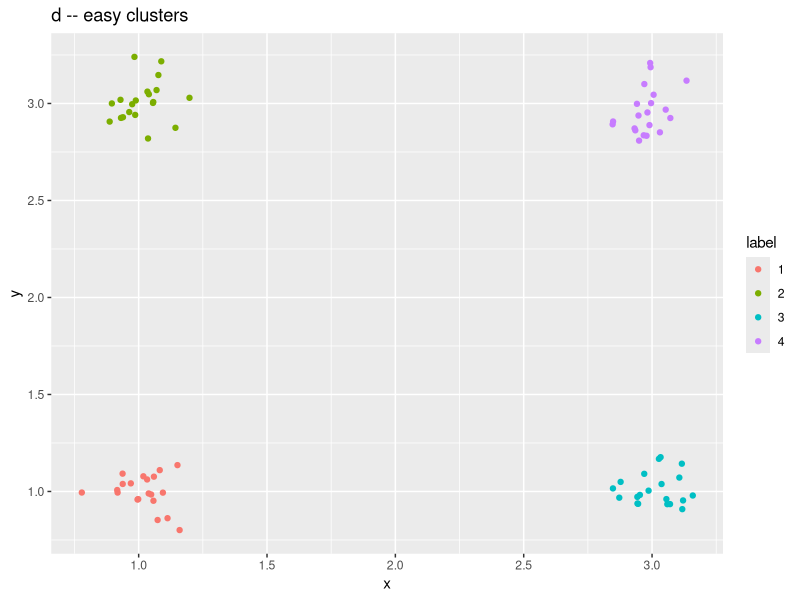
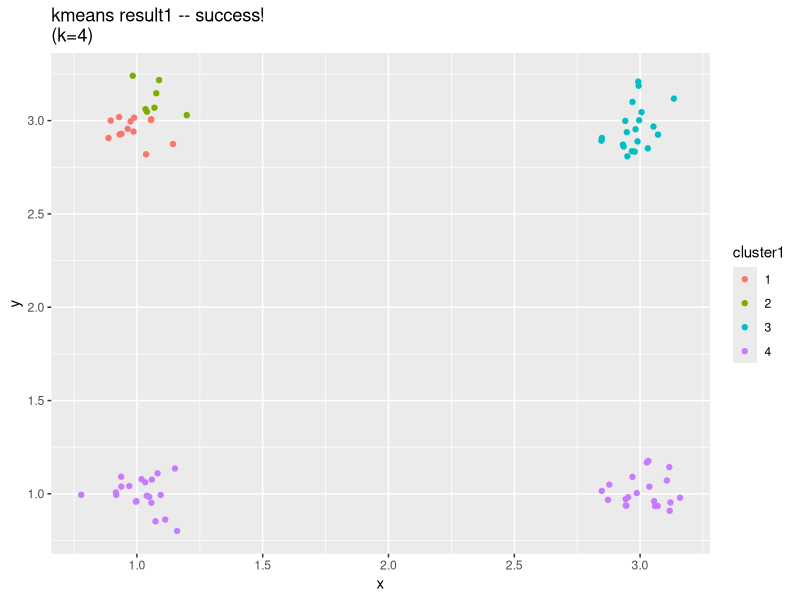
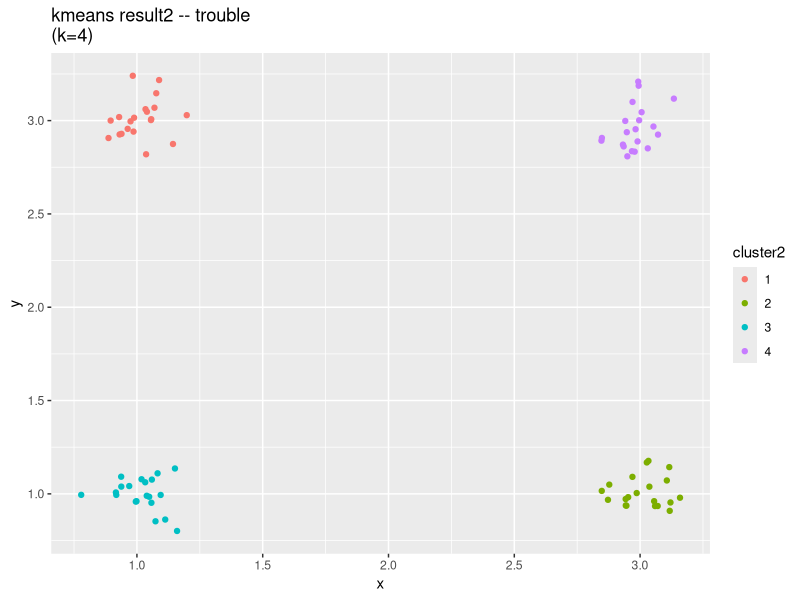
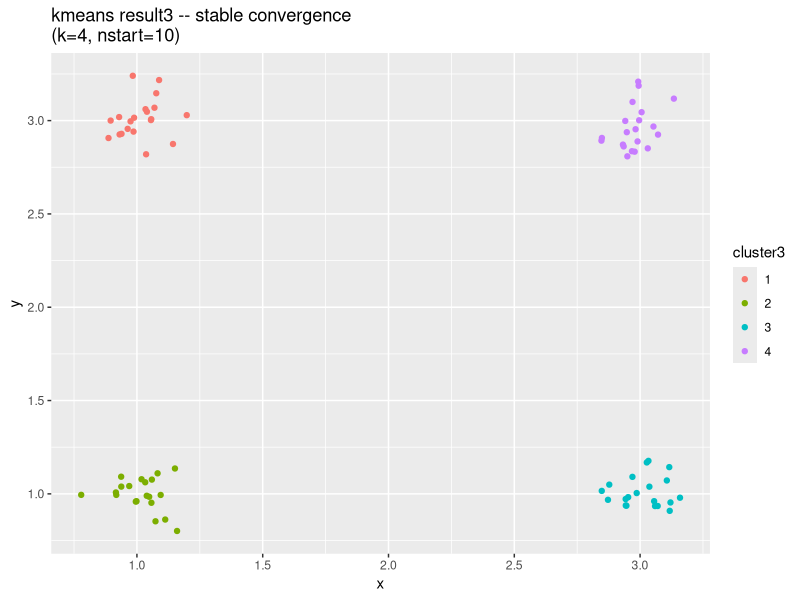
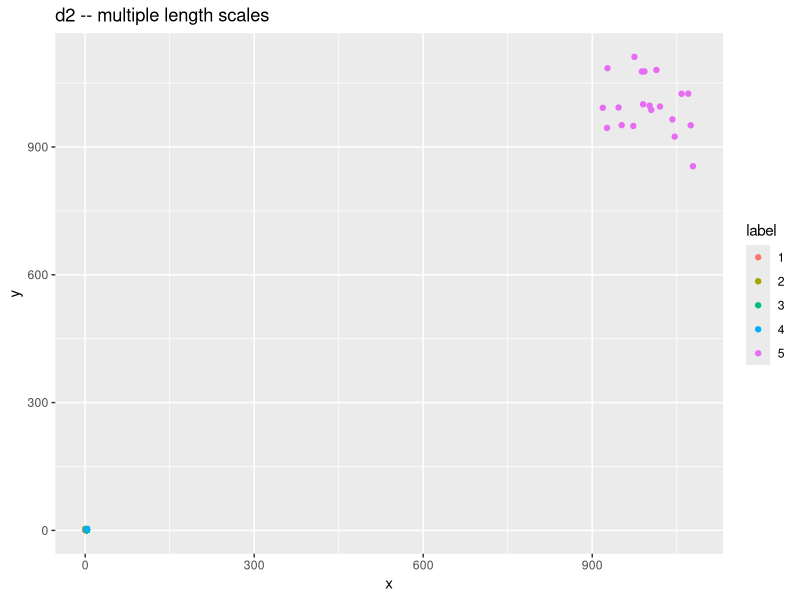
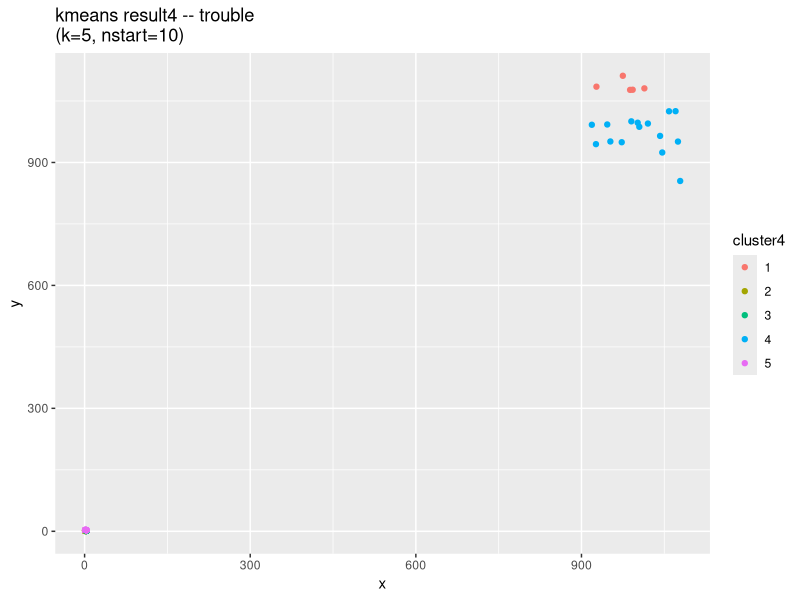
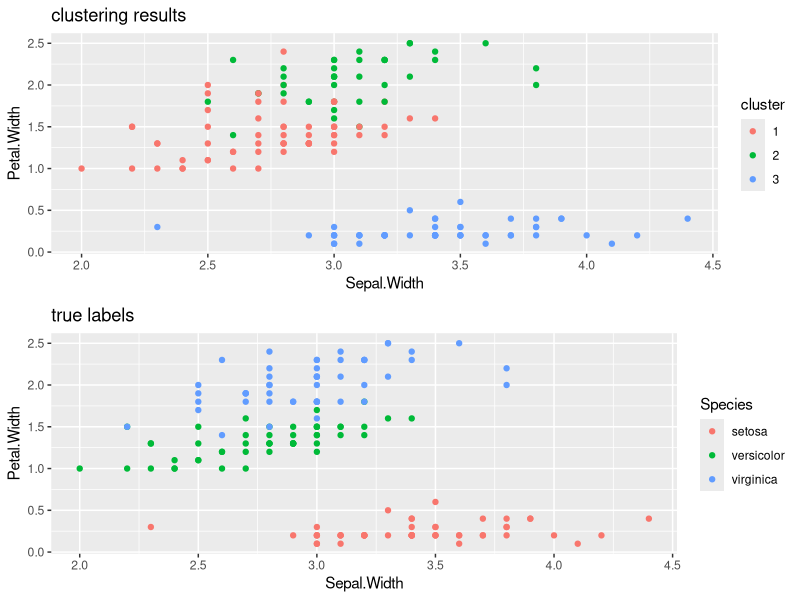

Here is the R script that generated these plots, in order:
library(stats)
set.seed(1)

# for our first example, let's create some synthetic easy-to-cluster data
d <- data.frame()
d <- rbind(d, data.frame(x=1 + rnorm(20, 0, 0.1), y=1 + rnorm(20, 0, 0.1), label=as.factor(rep(1, each=20))))
d <- rbind(d, data.frame(x=1 + rnorm(20, 0, 0.1), y=3 + rnorm(20, 0, 0.1), label=as.factor(rep(2, each=20))))
d <- rbind(d, data.frame(x=3 + rnorm(20, 0, 0.1), y=1 + rnorm(20, 0, 0.1), label=as.factor(rep(3, each=20))))
d <- rbind(d, data.frame(x=3 + rnorm(20, 0, 0.1), y=3 + rnorm(20, 0, 0.1), label=as.factor(rep(4, each=20))))

library(ggplot2)
# have a look...this looks easy enough
ggplot(d, aes(x=x, y=y)) + geom_point(aes(colour=label)) + ggtitle('d -- easy clusters')

# perform clustering
result1 <- kmeans(d[,1:2], 4) # 4- no of clusters
## e.g. if we don't know the no of clusters then we we'll try to find SSE and SC
## and pick up the lower error no figures and corresponding K, need to find out how to do this

# here are the results...note the algorithm found clusters whose means are close to the true means of our synthetic clusters
result1

# plot results...we are looking good
d$cluster1 <- as.factor(result1$cluster)
ggplot(d, aes(x=x, y=y)) + geom_point(aes(colour=cluster1)) + ggtitle('kmeans result1 -- success!\n(k=4)')

# suppose we repeat these steps...what do you expect to happen?
result2 <- kmeans(d[,1:2], 4)

# notice that the fit got worse!
# (eg, large decrease in between_SS / total_SS...also cluster means are not as good as before)
result2

# and this scatterplot shows that something is obviously not right...what happened?
d$cluster2 <- as.factor(result2$cluster)
ggplot(d, aes(x=x, y=y)) + geom_point(aes(colour=cluster2)) + ggtitle('kmeans result2 -- trouble\n(k=4)')

# this instability is a result of the random initial seeds that the clustering algorithm uses
# if two initial seeds begin in the same cluster, then the algorithm will have difficulty finding all the clusters
# (in particular, the cluster which doesn't contain an initial seed will be difficult to identify)
# (note that in any case, the algorithm will still return exactly as many clusters as you asked it to!)

# so how can we create a more stable clustering fit? by repeating the fit several times and taking an average
# (this is effectively an ensemble clustering technique...we will talk about ensemble methods in more detail later)
result3 <- kmeans(d[,1:2], 4, nstart=10)
d$cluster3 <- as.factor(result3$cluster)
ggplot(d, aes(x=x, y=y)) + geom_point(aes(colour=cluster3)) + ggtitle('kmeans result3 -- stable convergence\n(k=4, nstart=10)')

#

# what happens if we introduce a new length scale into the problem? how many clusters are in the dataset now?
d2 <- rbind(d[,1:3], data.frame(x=1000+rnorm(20,0,50), y=1000+rnorm(20,0,50), label=as.factor(rep(5, each=20))))
ggplot(d2, aes(x=x, y=y)) + geom_point(aes(colour=label)) + ggtitle('d2 -- multiple length scales')

# as you can see, things go haywire...recall that clustering results are kind of a heuristic
# (in particular, not invariant to a change in units!)
result4 <- kmeans(d2[,1:2], 5, nstart=10)
d2$cluster4 <- as.factor(result4$cluster)
ggplot(d2, aes(x=x, y=y)) + geom_point(aes(colour=cluster4)) + ggtitle('kmeans result4 -- trouble\n(k=5, nstart=10)')

#

# now let's try k-means clustering with the iris dataset
iris.result <- kmeans(iris[,1:4], 3)

# look at clustering results...you can already tell something is up
iris.result$cluster

# combine clustering results with input data (as factor)

# let's look at the scatterplots of clustering results & true labels together (using package gridExtra)
# first install this guy
install.packages('gridExtra')
library(gridExtra)

# now create our two scatterplots...note that ggplot returns an *object* which can be stored!
iris2 <- cbind(iris, cluster=as.factor(iris.result$cluster))
p1 <- ggplot(iris2, aes(x=Sepal.Width, y=Petal.Width)) + geom_point(aes(colour=cluster)) + ggtitle('clustering results')
p2 <- ggplot(iris, aes(x=Sepal.Width, y=Petal.Width)) + geom_point(aes(colour=Species)) + ggtitle('true labels')

# so what is going on here?
grid.arrange(p1, p2)

# answer: the iris dataset is not linearly separable!
# we will talk later about one way to deal with this (eg, using nonlinear classifiers)